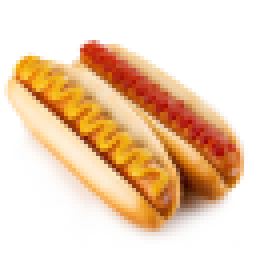
#> input picture local-llm-example/data/hotdog_resized.png, 64 x 64 px, given in place of hotdog.png, which was not available (shown 4 times larger); the run also reads 3 pictures not shown here
$ jupyter execute --allow-errors 0-ollama-example.ipynb   (text cells are left out)
#> lines starting #> are read from the running program, lines starting #| are printed output that depends on the picture; pictures that were not available may be replaced by others from this repository, and a replacement may not be noted
[cell 1]
import ollama

#> (a cell that did not finish here is left out)

#> (a cell that did not finish here is left out)

#> (a cell that did not finish here is left out)

[cell 5]
from ollama import ChatResponse

# consecuitively sending three messages to the model
messages = ['What is my name?', 'My name is Dima', 'What is my name?']
message_history = []

#> (the rest of this cell did not finish here and is left out)

[cell 6]
message_history

[cell 7]
import wikipedia

#> (the rest of this cell did not finish here and is left out)

#> (a cell that did not finish here is left out)

#> (a cell that did not finish here is left out)

#> (a cell that did not finish here is left out)

[cell 11]
from pydantic import BaseModel

class CompanyInfo(BaseModel):
    name: str
    foundation_year: str
    founders: list[str]
    headquarters: str

[cell 12]
system_prompt = """
Parse the information from a Wikipedia article about a company and fill out the required JSON schema accurately,
ensuring no hallucination or generation of false information.

# Steps

1. **Read and Understand the Article**: Carefully read the Wikipedia article about the specific company to grasp all relevant information.
2. **Extract Key Data**: Identify and extract only required fields.
3. **Verify Information**: Cross-verify the extracted data within the article to ensure accuracy.
4. **Structure Data**: Organize the information into the provided JSON schema format.

# Output Format

- Present the extracted information in the specified JSON format.
- For unknown or missing pieces of information, represent them with -1.

# Notes

- Maintain high accuracy and avoid generating facts not present in the article.
- Ensure that all necessary fields in the JSON schema are accounted for, even if they require -1 values.

Extract structured information about a company from the provided text. Return a JSON object with the following fields:

 * name: str
 * foundation_year: str
 * founders: list[str]
 * headquarters: str

# Rules:

Do not hallucinate; only extract data from the provided text.
"""

#> (the rest of this cell did not finish here and is left out)

[cell 13]
import base64
from PIL import Image

import numpy as np
import matplotlib.pyplot as plt

def show_images(original_path: str, resized_path: str):
    original_img = Image.open(original_path)
    resized_img = Image.open(resized_path)

    fig, ax = plt.subplots(1, 2, figsize=(8, 4))

    ax[0].imshow(np.array(original_img))
    ax[0].set_title('Original Image')
    ax[0].axis('off')

    ax[1].imshow(np.array(resized_img))
    ax[1].set_title('Resized Image')
    ax[1].axis('off')

    plt.show()

def encode_image(image_path: str) -> str:
    """Encode an image to base64 string."""
    with open(image_path, "rb") as image_file:
        return base64.b64encode(image_file.read()).decode('utf-8')

def resize_image(image_path: str, size: tuple) -> Image.Image:
    """Resize an image to the specified size."""
    with Image.open(image_path) as img:
        resized_img = img.resize(size)
        return resized_img

[cell 14]
image_names = ['hotdog', 'nothotdog']

for name in image_names:
    image_path_original = f"../data/{name}.png"
    image_path_resized = f"../data/{name}_resized.png"

    img = Image.open(image_path_original)
#> img is the input picture: PIL image 64x64 RGB; mean R, G, B 238.2, 208.9, 181.3
    img_resized = img.resize((256, 256)) # we can aggressively compress the image
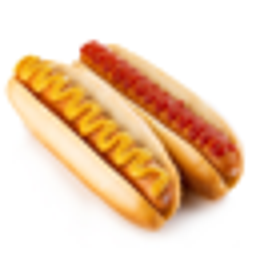
#> img_resized: PIL image 256x256 RGB; mean R, G, B 238.2, 208.9, 181.3

    img_resized.save(image_path_resized)

    # Getting the base64 string
    base64_image = encode_image(image_path_resized)
    show_images(image_path_original, image_path_resized)
#> in show_images, `plt.show()`:
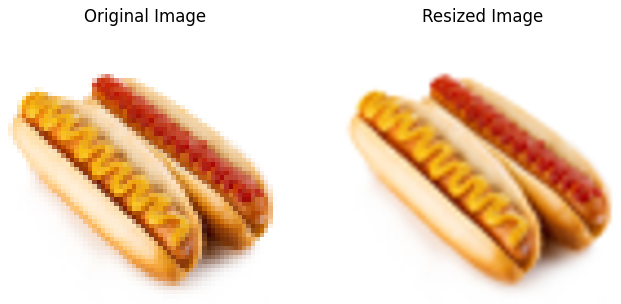
#> figure drawn by matplotlib, 2 panels
#> pass 2 of the loop `for name in image_names:`:
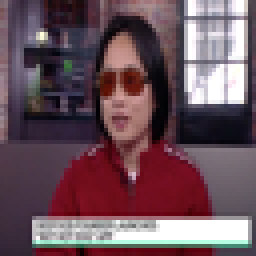
#> input picture local-llm-example/data/nothotdog_resized.png, 64 x 64 px, given in place of nothotdog.png, which was not available (shown 4 times larger)
#> img is the input picture: PIL image 64x64 RGB; mean R, G, B 106.7, 81.2, 90.3
#> `img_resized = img.resize((256, 256))`:
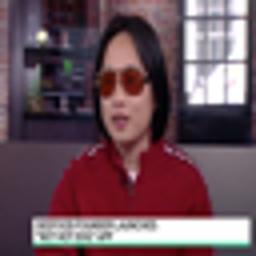
#> img_resized: PIL image 256x256 RGB; mean R, G, B 106.6, 81.1, 90.2
#> in show_images (call 2), `plt.show()`:
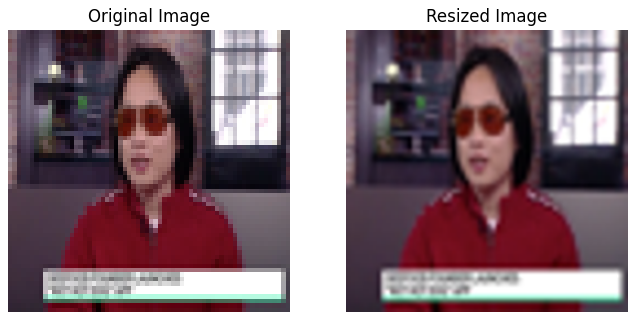
#> figure drawn by matplotlib, 2 panels

[cell 15]
class HotdogNotHotdog(BaseModel):
    is_hotdog: bool

[cell 16]
system_prompt = """
Analyze the image and determine if it contains a hotdog or not.
If it does, return true. If it doesn't, return false.
"""
fig, axes = plt.subplots(1, 2, figsize=(10, 5))
#> (the rest of this cell did not finish here and is left out)


    # Display the image
    img = Image.open(image_path)

    response = ollama.chat(
        messages=[
            {
                'role': 'system',
                'content': system_prompt
            },
            {
                'role': 'user',
                'images': [base64_image]
            }
        ],
        model='llama3.2-vision',
        format=HotdogNotHotdog.model_json_schema()
        )

    axes[i].imshow(img)
    axes[i].axis('off')
    axes[i].set_title(response.message.content, fontsize=12)

plt.tight_layout()
plt.show()

[cell 17]
class MealInfo(BaseModel):
    title: str
    main_ingredients: list[str]

[cell 18]
system_prompt = """
Parse the image with a meal and fill in JSON schema accurately, ensuring no hallucination or generation of false information.

Extract structured information about a meal from the provided image. Return a JSON object with the following fields:

 * title: str, the name of the meal. Keep it short and concise.
 * main_ingredients: list[str], a list of ingredients used in the meal.

# Rules:
Do not hallucinate; only extract data from the provided image.
"""

[cell 19]
name = 'poke'

image_path_original = f"../data/{name}.png"
image_path_resized = f"../data/{name}_resized.png"

img = Image.open(image_path_original)
img_resized = img.resize((256, 256))

img_resized.save(image_path_resized)

# Getting the base64 string
base64_image = encode_image(image_path_resized)
show_images(image_path_original, image_path_resized)
